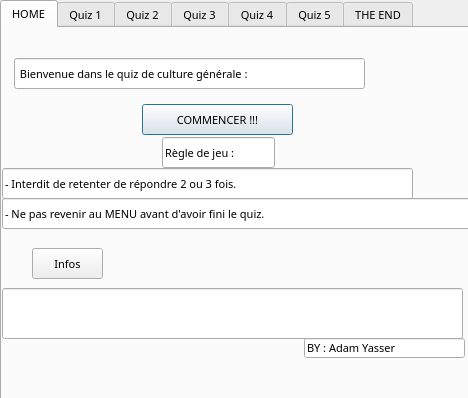
<?xml version="1.0" encoding="UTF-8"?>
<ui version="4.0">
 <class>Dialog</class>
 <widget class="QDialog" name="Dialog">
  <property name="geometry">
   <rect>
    <x>0</x>
    <y>0</y>
    <width>468</width>
    <height>398</height>
   </rect>
  </property>
  <property name="font">
   <font>
    <family>MV Boli</family>
    <pointsize>10</pointsize>
   </font>
  </property>
  <property name="cursor">
   <cursorShape>ArrowCursor</cursorShape>
  </property>
  <property name="windowTitle">
   <string>Dialog</string>
  </property>
  <property name="autoFillBackground">
   <bool>false</bool>
  </property>
  <widget class="QTabWidget" name="tabWidget">
   <property name="geometry">
    <rect>
     <x>0</x>
     <y>0</y>
     <width>471</width>
     <height>401</height>
    </rect>
   </property>
   <property name="font">
    <font>
     <pointsize>8</pointsize>
    </font>
   </property>
   <property name="currentIndex">
    <number>0</number>
   </property>
   <widget class="QWidget" name="tab">
    <attribute name="title">
     <string>HOME</string>
    </attribute>
    <widget class="QLineEdit" name="lineEdit">
     <property name="geometry">
      <rect>
       <x>12</x>
       <y>30</y>
       <width>351</width>
       <height>31</height>
      </rect>
     </property>
     <property name="text">
      <string> Bienvenue dans le quiz de culture générale :</string>
     </property>
    </widget>
    <widget class="QPushButton" name="pushButton">
     <property name="geometry">
      <rect>
       <x>140</x>
       <y>76</y>
       <width>151</width>
       <height>31</height>
      </rect>
     </property>
     <property name="text">
      <string>COMMENCER !!!</string>
     </property>
    </widget>
    <widget class="QPushButton" name="pushButton_2">
     <property name="geometry">
      <rect>
       <x>30</x>
       <y>220</y>
       <width>71</width>
       <height>31</height>
      </rect>
     </property>
     <property name="text">
      <string>Infos</string>
     </property>
    </widget>
    <widget class="QLineEdit" name="lineEdit_7">
     <property name="geometry">
      <rect>
       <x>0</x>
       <y>260</y>
       <width>461</width>
       <height>51</height>
      </rect>
     </property>
    </widget>
    <widget class="QLineEdit" name="lineEdit_8">
     <property name="geometry">
      <rect>
       <x>302</x>
       <y>310</y>
       <width>161</width>
       <height>20</height>
      </rect>
     </property>
     <property name="text">
      <string>BY : Adam Yasser</string>
     </property>
    </widget>
    <widget class="QLineEdit" name="lineEdit_12">
     <property name="geometry">
      <rect>
       <x>0</x>
       <y>140</y>
       <width>411</width>
       <height>31</height>
      </rect>
     </property>
     <property name="text">
      <string>- Interdit de retenter de répondre 2 ou 3 fois.</string>
     </property>
    </widget>
    <widget class="QLineEdit" name="lineEdit_13">
     <property name="geometry">
      <rect>
       <x>160</x>
       <y>109</y>
       <width>113</width>
       <height>31</height>
      </rect>
     </property>
     <property name="text">
      <string>Règle de jeu :</string>
     </property>
    </widget>
    <widget class="QLineEdit" name="lineEdit_14">
     <property name="geometry">
      <rect>
       <x>0</x>
       <y>170</y>
       <width>471</width>
       <height>31</height>
      </rect>
     </property>
     <property name="text">
      <string>- Ne pas revenir au MENU avant d'avoir fini le quiz.</string>
     </property>
    </widget>
    <widget class="QLabel" name="label_6">
     <property name="geometry">
      <rect>
       <x>260</x>
       <y>220</y>
       <width>81</width>
       <height>31</height>
      </rect>
     </property>
     <property name="text">
      <string/>
     </property>
    </widget>
   </widget>
   <widget class="QWidget" name="tab_2">
    <attribute name="title">
     <string>Quiz 1</string>
    </attribute>
    <widget class="QLineEdit" name="lineEdit_1">
     <property name="geometry">
      <rect>
       <x>90</x>
       <y>-1</y>
       <width>241</width>
       <height>31</height>
      </rect>
     </property>
     <property name="font">
      <font>
       <pointsize>8</pointsize>
      </font>
     </property>
     <property name="text">
      <string> Quiz de culture général 1 :</string>
     </property>
    </widget>
    <widget class="QLineEdit" name="lineEdit_2">
     <property name="geometry">
      <rect>
       <x>10</x>
       <y>30</y>
       <width>431</width>
       <height>31</height>
      </rect>
     </property>
     <property name="minimumSize">
      <size>
       <width>191</width>
       <height>31</height>
      </size>
     </property>
     <property name="font">
      <font>
       <pointsize>8</pointsize>
      </font>
     </property>
     <property name="text">
      <string> Quelle est le premier Empereur romain ? 👑🧔‍♂️🇮🇹 ?</string>
     </property>
    </widget>
    <widget class="QTableView" name="tableView_1">
     <property name="geometry">
      <rect>
       <x>120</x>
       <y>60</y>
       <width>191</width>
       <height>81</height>
      </rect>
     </property>
     <property name="font">
      <font>
       <pointsize>8</pointsize>
      </font>
     </property>
    </widget>
    <widget class="QRadioButton" name="radioButton_1">
     <property name="geometry">
      <rect>
       <x>130</x>
       <y>70</y>
       <width>211</width>
       <height>21</height>
      </rect>
     </property>
     <property name="font">
      <font>
       <pointsize>8</pointsize>
      </font>
     </property>
     <property name="text">
      <string>Jules César</string>
     </property>
    </widget>
    <widget class="QRadioButton" name="radioButton_2">
     <property name="geometry">
      <rect>
       <x>130</x>
       <y>90</y>
       <width>221</width>
       <height>21</height>
      </rect>
     </property>
     <property name="font">
      <font>
       <pointsize>8</pointsize>
      </font>
     </property>
     <property name="text">
      <string>Octave ou Auguste</string>
     </property>
    </widget>
    <widget class="QRadioButton" name="radioButton_3">
     <property name="geometry">
      <rect>
       <x>130</x>
       <y>110</y>
       <width>201</width>
       <height>21</height>
      </rect>
     </property>
     <property name="font">
      <font>
       <pointsize>8</pointsize>
      </font>
     </property>
     <property name="text">
      <string>Tarquin le Superbe</string>
     </property>
    </widget>
    <widget class="QLineEdit" name="lineEdit_3">
     <property name="geometry">
      <rect>
       <x>10</x>
       <y>140</y>
       <width>441</width>
       <height>31</height>
      </rect>
     </property>
     <property name="font">
      <font>
       <pointsize>8</pointsize>
      </font>
     </property>
    </widget>
    <widget class="QPushButton" name="pushButton_5">
     <property name="geometry">
      <rect>
       <x>10</x>
       <y>170</y>
       <width>81</width>
       <height>51</height>
      </rect>
     </property>
     <property name="text">
      <string>Back</string>
     </property>
    </widget>
    <widget class="QPushButton" name="pushButton_6">
     <property name="geometry">
      <rect>
       <x>370</x>
       <y>170</y>
       <width>81</width>
       <height>51</height>
      </rect>
     </property>
     <property name="text">
      <string>Next</string>
     </property>
    </widget>
    <widget class="QLabel" name="label_5">
     <property name="geometry">
      <rect>
       <x>20</x>
       <y>70</y>
       <width>81</width>
       <height>51</height>
      </rect>
     </property>
     <property name="text">
      <string/>
     </property>
    </widget>
   </widget>
   <widget class="QWidget" name="tab_5">
    <attribute name="title">
     <string>Quiz 2</string>
    </attribute>
    <widget class="QLineEdit" name="lineEdit_9">
     <property name="geometry">
      <rect>
       <x>100</x>
       <y>-1</y>
       <width>241</width>
       <height>31</height>
      </rect>
     </property>
     <property name="font">
      <font>
       <pointsize>8</pointsize>
      </font>
     </property>
     <property name="text">
      <string> Quiz de culture général 2 :</string>
     </property>
    </widget>
    <widget class="QLineEdit" name="lineEdit_10">
     <property name="geometry">
      <rect>
       <x>10</x>
       <y>30</y>
       <width>431</width>
       <height>31</height>
      </rect>
     </property>
     <property name="minimumSize">
      <size>
       <width>191</width>
       <height>31</height>
      </size>
     </property>
     <property name="font">
      <font>
       <pointsize>8</pointsize>
      </font>
     </property>
     <property name="text">
      <string>Quel est le plus long fleuve du monde ? 🌍🏞️📏🏆 ?</string>
     </property>
    </widget>
    <widget class="QTableView" name="tableView_3">
     <property name="geometry">
      <rect>
       <x>120</x>
       <y>60</y>
       <width>191</width>
       <height>81</height>
      </rect>
     </property>
     <property name="font">
      <font>
       <pointsize>8</pointsize>
      </font>
     </property>
    </widget>
    <widget class="QRadioButton" name="radioButton_4">
     <property name="geometry">
      <rect>
       <x>130</x>
       <y>70</y>
       <width>211</width>
       <height>21</height>
      </rect>
     </property>
     <property name="font">
      <font>
       <pointsize>8</pointsize>
      </font>
     </property>
     <property name="text">
      <string>Nil</string>
     </property>
    </widget>
    <widget class="QRadioButton" name="radioButton_9">
     <property name="geometry">
      <rect>
       <x>130</x>
       <y>110</y>
       <width>201</width>
       <height>21</height>
      </rect>
     </property>
     <property name="font">
      <font>
       <pointsize>8</pointsize>
      </font>
     </property>
     <property name="text">
      <string>Yangtsé</string>
     </property>
    </widget>
    <widget class="QRadioButton" name="radioButton_10">
     <property name="geometry">
      <rect>
       <x>130</x>
       <y>90</y>
       <width>221</width>
       <height>21</height>
      </rect>
     </property>
     <property name="font">
      <font>
       <pointsize>8</pointsize>
      </font>
     </property>
     <property name="text">
      <string>Amazone</string>
     </property>
    </widget>
    <widget class="QLineEdit" name="lineEdit_11">
     <property name="geometry">
      <rect>
       <x>10</x>
       <y>140</y>
       <width>441</width>
       <height>31</height>
      </rect>
     </property>
     <property name="font">
      <font>
       <pointsize>8</pointsize>
      </font>
     </property>
    </widget>
    <widget class="QPushButton" name="pushButton_3">
     <property name="geometry">
      <rect>
       <x>370</x>
       <y>170</y>
       <width>81</width>
       <height>51</height>
      </rect>
     </property>
     <property name="text">
      <string>Next</string>
     </property>
    </widget>
    <widget class="QPushButton" name="pushButton_4">
     <property name="geometry">
      <rect>
       <x>10</x>
       <y>170</y>
       <width>81</width>
       <height>51</height>
      </rect>
     </property>
     <property name="text">
      <string>Back</string>
     </property>
    </widget>
    <widget class="QLabel" name="label_4">
     <property name="geometry">
      <rect>
       <x>20</x>
       <y>70</y>
       <width>81</width>
       <height>51</height>
      </rect>
     </property>
     <property name="text">
      <string/>
     </property>
    </widget>
   </widget>
   <widget class="QWidget" name="tab_3">
    <attribute name="title">
     <string>Quiz 3</string>
    </attribute>
    <widget class="QLineEdit" name="lineEdit_15">
     <property name="geometry">
      <rect>
       <x>110</x>
       <y>0</y>
       <width>241</width>
       <height>31</height>
      </rect>
     </property>
     <property name="font">
      <font>
       <pointsize>8</pointsize>
      </font>
     </property>
     <property name="text">
      <string> Quiz de culture général 3 :</string>
     </property>
    </widget>
    <widget class="QLineEdit" name="lineEdit_16">
     <property name="geometry">
      <rect>
       <x>70</x>
       <y>30</y>
       <width>341</width>
       <height>31</height>
      </rect>
     </property>
     <property name="minimumSize">
      <size>
       <width>191</width>
       <height>31</height>
      </size>
     </property>
     <property name="font">
      <font>
       <pointsize>8</pointsize>
      </font>
     </property>
     <property name="text">
      <string>Qui a peint La Joconde ? 🎨🧔‍♂️➡️👩😐 ?</string>
     </property>
    </widget>
    <widget class="QTableView" name="tableView_4">
     <property name="geometry">
      <rect>
       <x>130</x>
       <y>60</y>
       <width>191</width>
       <height>81</height>
      </rect>
     </property>
     <property name="font">
      <font>
       <pointsize>8</pointsize>
      </font>
     </property>
    </widget>
    <widget class="QRadioButton" name="radioButton_5">
     <property name="geometry">
      <rect>
       <x>140</x>
       <y>70</y>
       <width>211</width>
       <height>21</height>
      </rect>
     </property>
     <property name="font">
      <font>
       <pointsize>8</pointsize>
      </font>
     </property>
     <property name="text">
      <string>Picasso</string>
     </property>
    </widget>
    <widget class="QRadioButton" name="radioButton_11">
     <property name="geometry">
      <rect>
       <x>140</x>
       <y>110</y>
       <width>221</width>
       <height>21</height>
      </rect>
     </property>
     <property name="font">
      <font>
       <pointsize>8</pointsize>
      </font>
     </property>
     <property name="text">
      <string>Da Vinci</string>
     </property>
    </widget>
    <widget class="QRadioButton" name="radioButton_12">
     <property name="geometry">
      <rect>
       <x>140</x>
       <y>90</y>
       <width>201</width>
       <height>21</height>
      </rect>
     </property>
     <property name="font">
      <font>
       <pointsize>8</pointsize>
      </font>
     </property>
     <property name="text">
      <string>Van Gogh</string>
     </property>
    </widget>
    <widget class="QLineEdit" name="lineEdit_17">
     <property name="geometry">
      <rect>
       <x>10</x>
       <y>140</y>
       <width>441</width>
       <height>31</height>
      </rect>
     </property>
     <property name="font">
      <font>
       <pointsize>8</pointsize>
      </font>
     </property>
    </widget>
    <widget class="QPushButton" name="pushButton_7">
     <property name="geometry">
      <rect>
       <x>10</x>
       <y>170</y>
       <width>81</width>
       <height>51</height>
      </rect>
     </property>
     <property name="text">
      <string>Back</string>
     </property>
    </widget>
    <widget class="QPushButton" name="pushButton_8">
     <property name="geometry">
      <rect>
       <x>370</x>
       <y>170</y>
       <width>81</width>
       <height>51</height>
      </rect>
     </property>
     <property name="text">
      <string>Next</string>
     </property>
    </widget>
    <widget class="QLabel" name="label_3">
     <property name="geometry">
      <rect>
       <x>20</x>
       <y>70</y>
       <width>81</width>
       <height>51</height>
      </rect>
     </property>
     <property name="text">
      <string/>
     </property>
    </widget>
   </widget>
   <widget class="QWidget" name="tab_4">
    <attribute name="title">
     <string>Quiz 4</string>
    </attribute>
    <widget class="QLineEdit" name="lineEdit_18">
     <property name="geometry">
      <rect>
       <x>100</x>
       <y>0</y>
       <width>241</width>
       <height>31</height>
      </rect>
     </property>
     <property name="font">
      <font>
       <pointsize>8</pointsize>
      </font>
     </property>
     <property name="text">
      <string> Quiz de culture général 4 :</string>
     </property>
    </widget>
    <widget class="QLineEdit" name="lineEdit_19">
     <property name="geometry">
      <rect>
       <x>60</x>
       <y>30</y>
       <width>341</width>
       <height>31</height>
      </rect>
     </property>
     <property name="minimumSize">
      <size>
       <width>191</width>
       <height>31</height>
      </size>
     </property>
     <property name="font">
      <font>
       <pointsize>8</pointsize>
      </font>
     </property>
     <property name="text">
      <string>Quelle est la capitale de l’Australie ? 🇦🇺🏛️</string>
     </property>
    </widget>
    <widget class="QTableView" name="tableView_5">
     <property name="geometry">
      <rect>
       <x>130</x>
       <y>60</y>
       <width>191</width>
       <height>81</height>
      </rect>
     </property>
     <property name="font">
      <font>
       <pointsize>8</pointsize>
      </font>
     </property>
    </widget>
    <widget class="QRadioButton" name="radioButton_6">
     <property name="geometry">
      <rect>
       <x>140</x>
       <y>70</y>
       <width>211</width>
       <height>21</height>
      </rect>
     </property>
     <property name="font">
      <font>
       <pointsize>8</pointsize>
      </font>
     </property>
     <property name="text">
      <string>Canberra</string>
     </property>
    </widget>
    <widget class="QRadioButton" name="radioButton_13">
     <property name="geometry">
      <rect>
       <x>140</x>
       <y>90</y>
       <width>201</width>
       <height>21</height>
      </rect>
     </property>
     <property name="font">
      <font>
       <pointsize>8</pointsize>
      </font>
     </property>
     <property name="text">
      <string>Melbourne</string>
     </property>
    </widget>
    <widget class="QRadioButton" name="radioButton_14">
     <property name="geometry">
      <rect>
       <x>140</x>
       <y>110</y>
       <width>221</width>
       <height>21</height>
      </rect>
     </property>
     <property name="font">
      <font>
       <pointsize>8</pointsize>
      </font>
     </property>
     <property name="text">
      <string>Sydney</string>
     </property>
    </widget>
    <widget class="QLineEdit" name="lineEdit_20">
     <property name="geometry">
      <rect>
       <x>10</x>
       <y>140</y>
       <width>441</width>
       <height>31</height>
      </rect>
     </property>
     <property name="font">
      <font>
       <pointsize>8</pointsize>
      </font>
     </property>
    </widget>
    <widget class="QPushButton" name="pushButton_9">
     <property name="geometry">
      <rect>
       <x>10</x>
       <y>170</y>
       <width>81</width>
       <height>51</height>
      </rect>
     </property>
     <property name="text">
      <string>Back</string>
     </property>
    </widget>
    <widget class="QPushButton" name="pushButton_10">
     <property name="geometry">
      <rect>
       <x>370</x>
       <y>170</y>
       <width>81</width>
       <height>51</height>
      </rect>
     </property>
     <property name="text">
      <string>Next</string>
     </property>
    </widget>
    <widget class="QLabel" name="label_2">
     <property name="geometry">
      <rect>
       <x>20</x>
       <y>70</y>
       <width>81</width>
       <height>51</height>
      </rect>
     </property>
     <property name="text">
      <string/>
     </property>
    </widget>
   </widget>
   <widget class="QWidget" name="tab_6">
    <attribute name="title">
     <string>Quiz 5</string>
    </attribute>
    <widget class="QLineEdit" name="lineEdit_21">
     <property name="geometry">
      <rect>
       <x>110</x>
       <y>0</y>
       <width>241</width>
       <height>31</height>
      </rect>
     </property>
     <property name="font">
      <font>
       <pointsize>8</pointsize>
      </font>
     </property>
     <property name="text">
      <string> Quiz de culture général 5 :</string>
     </property>
    </widget>
    <widget class="QLineEdit" name="lineEdit_22">
     <property name="geometry">
      <rect>
       <x>0</x>
       <y>30</y>
       <width>491</width>
       <height>31</height>
      </rect>
     </property>
     <property name="minimumSize">
      <size>
       <width>191</width>
       <height>31</height>
      </size>
     </property>
     <property name="font">
      <font>
       <pointsize>8</pointsize>
      </font>
     </property>
     <property name="text">
      <string>Quel pays a inventé les Jeux olympiques ? 🇬🇷🏛️🏃‍♂️🔥🕊️ ?</string>
     </property>
    </widget>
    <widget class="QTableView" name="tableView_6">
     <property name="geometry">
      <rect>
       <x>140</x>
       <y>60</y>
       <width>191</width>
       <height>81</height>
      </rect>
     </property>
     <property name="font">
      <font>
       <pointsize>8</pointsize>
      </font>
     </property>
    </widget>
    <widget class="QRadioButton" name="radioButton_7">
     <property name="geometry">
      <rect>
       <x>150</x>
       <y>110</y>
       <width>211</width>
       <height>21</height>
      </rect>
     </property>
     <property name="font">
      <font>
       <pointsize>8</pointsize>
      </font>
     </property>
     <property name="text">
      <string>Grèce</string>
     </property>
    </widget>
    <widget class="QRadioButton" name="radioButton_8">
     <property name="geometry">
      <rect>
       <x>150</x>
       <y>90</y>
       <width>211</width>
       <height>21</height>
      </rect>
     </property>
     <property name="font">
      <font>
       <pointsize>8</pointsize>
      </font>
     </property>
     <property name="text">
      <string>Italie</string>
     </property>
    </widget>
    <widget class="QRadioButton" name="radioButton_15">
     <property name="geometry">
      <rect>
       <x>150</x>
       <y>70</y>
       <width>211</width>
       <height>21</height>
      </rect>
     </property>
     <property name="font">
      <font>
       <pointsize>8</pointsize>
      </font>
     </property>
     <property name="text">
      <string>Chine</string>
     </property>
    </widget>
    <widget class="QLineEdit" name="lineEdit_23">
     <property name="geometry">
      <rect>
       <x>10</x>
       <y>140</y>
       <width>441</width>
       <height>31</height>
      </rect>
     </property>
     <property name="font">
      <font>
       <pointsize>8</pointsize>
      </font>
     </property>
    </widget>
    <widget class="QPushButton" name="pushButton_11">
     <property name="geometry">
      <rect>
       <x>370</x>
       <y>170</y>
       <width>81</width>
       <height>51</height>
      </rect>
     </property>
     <property name="text">
      <string>Next</string>
     </property>
    </widget>
    <widget class="QPushButton" name="pushButton_12">
     <property name="geometry">
      <rect>
       <x>10</x>
       <y>170</y>
       <width>81</width>
       <height>51</height>
      </rect>
     </property>
     <property name="text">
      <string>Back</string>
     </property>
    </widget>
    <widget class="QLabel" name="label">
     <property name="geometry">
      <rect>
       <x>20</x>
       <y>70</y>
       <width>81</width>
       <height>51</height>
      </rect>
     </property>
     <property name="text">
      <string/>
     </property>
    </widget>
   </widget>
   <widget class="QWidget" name="tab_7">
    <attribute name="title">
     <string>THE END</string>
    </attribute>
    <widget class="QLineEdit" name="lineEdit_4">
     <property name="geometry">
      <rect>
       <x>110</x>
       <y>10</y>
       <width>241</width>
       <height>41</height>
      </rect>
     </property>
     <property name="text">
      <string>Merci pour avoir participer !!! </string>
     </property>
    </widget>
    <widget class="QPushButton" name="pushButton_14">
     <property name="geometry">
      <rect>
       <x>150</x>
       <y>50</y>
       <width>161</width>
       <height>41</height>
      </rect>
     </property>
     <property name="text">
      <string>Montrer mon score</string>
     </property>
    </widget>
    <widget class="QPushButton" name="pushButton_15">
     <property name="geometry">
      <rect>
       <x>110</x>
       <y>106</y>
       <width>241</width>
       <height>51</height>
      </rect>
     </property>
     <property name="text">
      <string>Return back to home</string>
     </property>
    </widget>
    <widget class="QPushButton" name="pushButton_16">
     <property name="geometry">
      <rect>
       <x>5</x>
       <y>176</y>
       <width>231</width>
       <height>61</height>
      </rect>
     </property>
     <property name="text">
      <string>CLICK here just for fun</string>
     </property>
    </widget>
    <widget class="QLineEdit" name="lineEdit_5">
     <property name="geometry">
      <rect>
       <x>10</x>
       <y>240</y>
       <width>451</width>
       <height>61</height>
      </rect>
     </property>
     <property name="text">
      <string/>
     </property>
    </widget>
   </widget>
  </widget>
 </widget>
 <resources/>
 <connections/>
</ui>
